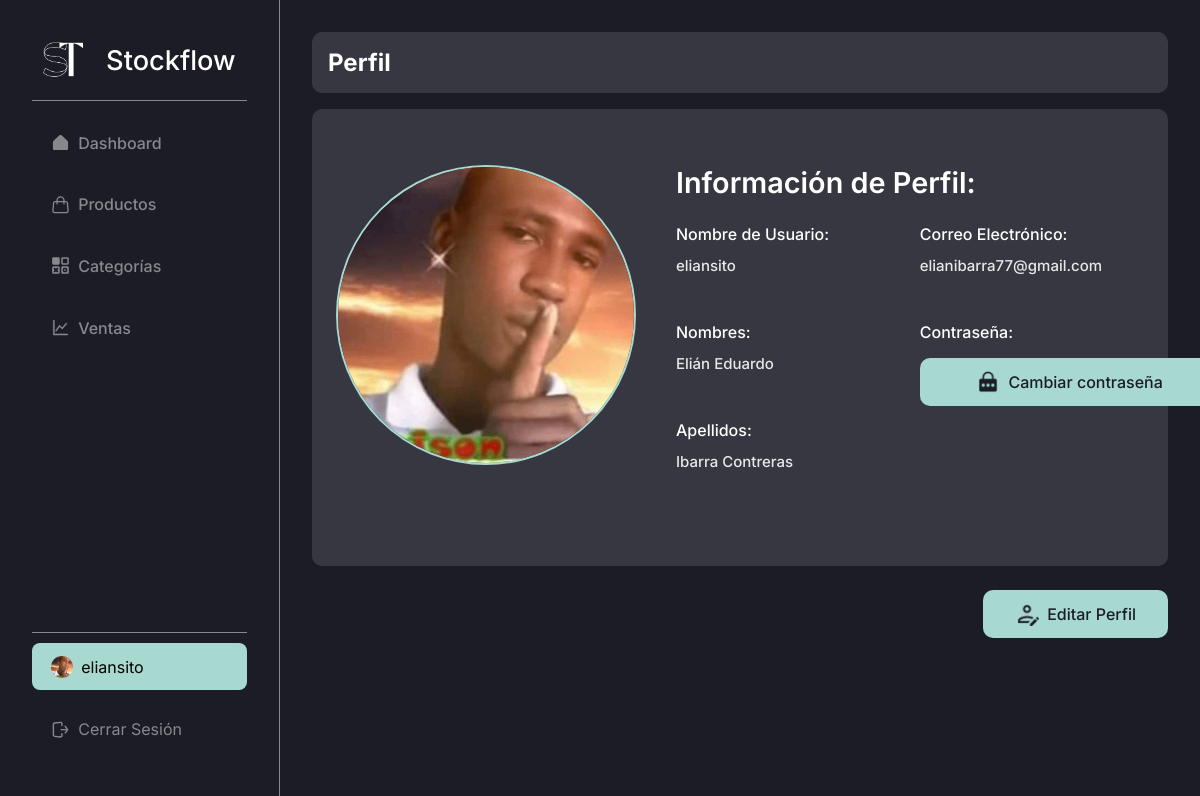
The app's page /admin/profile/ (signed in), older data.
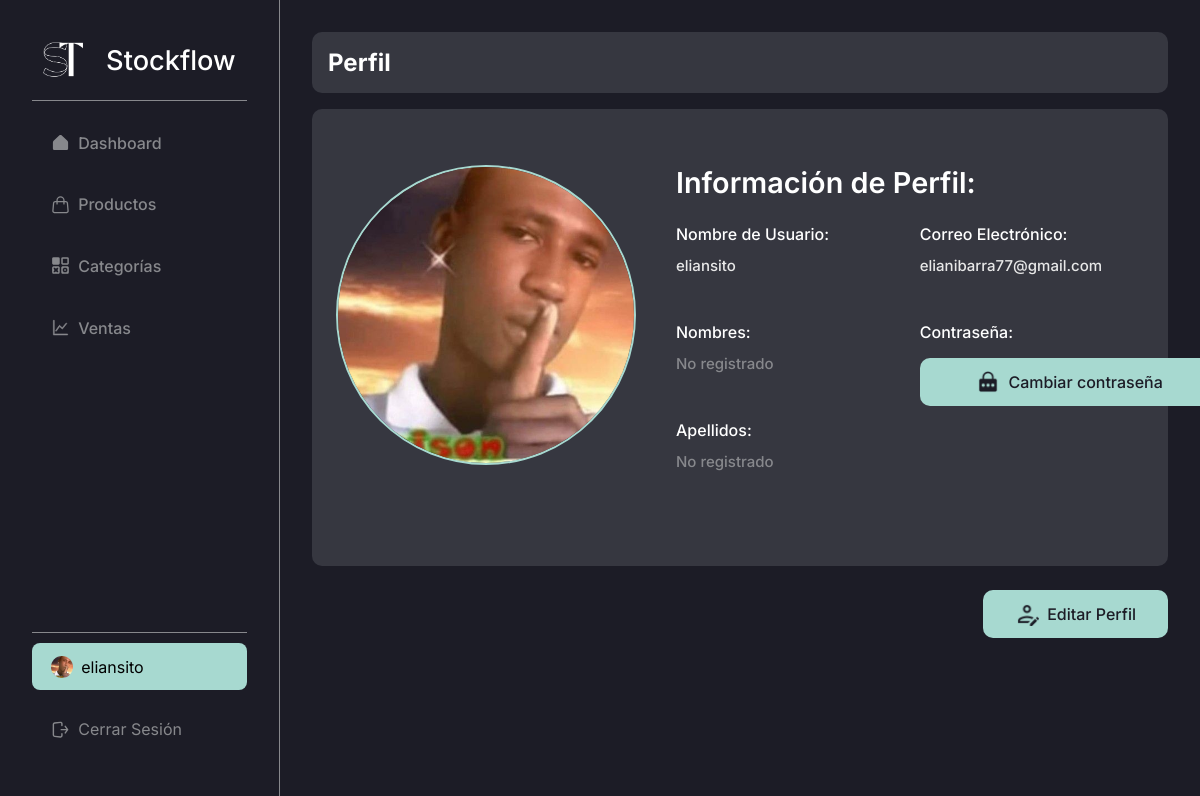
The same page, newer data.
### stockflow/models.py (models this page shows, shortened)
class User(db.Model):
    id = db.Column(db.Integer, primary_key = True) # Primary key
    email = db.Column(db.String(255), unique = True, nullable = False)
    username = db.Column(db.String(20), unique = True, nullable = False)
    names = db.Column(db.String(50), nullable = True, default="")
    last_names = db.Column(db.String(50), nullable = True, default="")
    password = db.Column(db.Text, nullable = False)
    profile_photo = db.Column(db.String(255), nullable=True, default="")

### stockflow/admin.py (the view)
@bp.route("/profile/")
@login_required
def profile():
    return render_template("modules/users/profile/index.html")

### stockflow/auth.py (called while the page is built)
def login_required(view):
    @functools.wraps(view)
    def wrapped_view(**kwargs):
        if g.user is None:
            message = "Debes iniciar sesión"
            flash(message)
            return redirect(url_for("auth.login"))
        return view(**kwargs)
    return wrapped_view

@bp.before_app_request # Execute the next function in every request, every page
def load_logged_in_user():
    user_id = session.get("user_id")
    if user_id is None:
        g.user = None
    else:
        g.user = User.query.get_or_404(user_id)

### stockflow/templates/modules/users/profile/index.html (shortened to what this page needs)
{% extends 'base-admin.html' %}
{% block content %}
    <head>
        <link rel="stylesheet" href="{{ url_for('static', filename='css/modules/profile.css') }}">
    </head>
    <div class="content-group inter bg-black-light">
        <h2 class="color-white inter">Perfil</h2>
    </div>
    {% if g.user %}
        <div class="form inter">
            <div class="content-group bg-black-light cont-profile">
                <div class="img-cont-group" style="margin-top: 2rem;">
                    {% if g.user.profile_photo %}
                        <img id="image-preview" src="{{ url_for('static', filename=g.user.profile_photo) }}" alt="{{ g.user.username }}">
                    {% else %}
                        <img id="image-preview" src="{{ url_for('static', filename='img/profile-photo-default-img.jpg') }}" alt="{{ g.user.username }}">
                    {% endif %}
                </div>
                <div class="text-cont-group">
                    <h1>Información de Perfil:</h1>
                    <div class="cont-profile-group">
                        <label for="name">Nombre de Usuario: </label>
                        {% if g.user.username %}
                            <h2 class="color-white-gray">{{ g.user.username }}</h2>
                        {% else %}
                            <h2 class="color-gray">No registrado</h2>
                        {% endif %}
                    </div>
                    <div class="cont-profile-group">
                        <label for="name">Nombres: </label>
                        {% if g.user.names %}
                            <h2 class="color-white-gray">{{ g.user.names }}</h2>
                        {% else %}
                            <h2 class="color-gray">No registrado</h2>
                        {% endif %}
                    </div>
                    <div class="cont-profile-group">
                        <label for="name">Apellidos: </label>
                        {% if g.user.last_names %}
                            <h2 class="color-white-gray">{{ g.user.last_names }}</h2>
                        {% else %}
                            <h2 class="color-gray">No registrado</h2>
                        {% endif %}
                    </div>
                </div>
                <div class="text-cont-group">
                    <div class="cont-profile-group">
                        <label for="name">Correo Electrónico: </label>
                        {% if g.user.email %}
                            <h2 class="color-white-gray">{{ g.user.email }}</h2>
                        {% else %}
                            <h2 class="color-gray">No registrado</h2>
                        {% endif %}
                    </div>
                    <div class="cont-profile-group">
                        <label for="name">Contraseña: </label>
                        <a href="#" class="btn-form color-black bg-turquese-light-blue inter btn-change-pass">
                            <img src="{{ url_for('static',  filename='img/icons/password.png') }}" alt="">
                            Cambiar contraseña
                        </a>
                    </div>
                </div>
            </div>
            <div class="btns-form inter" style="justify-content: flex-end;">
                <a href="{{ url_for('admin.update_user', id = g.user.id) }}" class="btn-form color-black bg-turquese-light-blue inter" type="submit">
                    <img src="{{ url_for('static', filename='img/icons/edit-profile.png') }}" alt="">
                    Editar Perfil
                </a>
            </div>
        </div>
    {% endif %}
{% endblock %}

### stockflow/templates/base-admin.html (shortened to what this page needs)
<!DOCTYPE html>
<html lang="es">
<head>
    <link rel="stylesheet" href="{{ url_for('static', filename='css/global.css') }}">
    <link rel="stylesheet" href="{{ url_for('static', filename='css/base.css') }}">
    <link rel="stylesheet" href="{{ url_for('static', filename='css/tables.css') }}">
    <link rel="stylesheet" href="{{ url_for('static', filename='css/search.css') }}">
    <link rel="stylesheet" href="{{ url_for('static', filename='css/form.css') }}">
</head>
<body>
    <aside class="side-bar inter bg-black br-gray-1">
        <section class="side-bar-main">
            <h1 class="inter">
                <a href="{{ url_for('admin.dashboard') }}" class="color-white">
                    <img src="{{ url_for('static', filename='img/logo.png') }}" alt="">
                    Stockflow
                </a>
            </h1>
            <br>
            <div class="side-bar-divider" />
            <nav class="side-nav-bar">
                <a
                    href="{{ url_for('admin.dashboard') }}"
                    class="item-side-nav-bar inter {% if request.endpoint == 'admin.dashboard' %}item-side-nav-bar--active{% endif %}"
                >
                    Dashboard
                </a>
                <a
                    href="{{ url_for('admin.products') }}"
                    class="item-side-nav-bar inter {% if request.endpoint == 'admin.products' %}item-side-nav-bar--active{% endif %}"
                >
                    Productos
                </a>
                <a
                    href="{{ url_for('admin.categories') }}"
                    class="item-side-nav-bar inter {% if request.endpoint == 'admin.categories' %}item-side-nav-bar--active{% endif %}"
                >
                    Categorías
                </a>
                <a
                    href="{{ url_for('admin.sales') }}"
                    class="item-side-nav-bar inter {% if request.endpoint == 'admin.sales' %}item-side-nav-bar--active{% endif %}"
                >
                    Ventas
                </a>
            </nav>
        </section>
        <footer class="side-bar-footer" style="flex-direction: column;">
            <a
                href="{{ url_for('admin.profile') }}"
                class="item-side-nav-bar inter {% if request.endpoint == 'admin.profile' %}item-side-nav-bar--active{% endif %}"
            >
                {% if g.user.profile_photo %}
                    <img src="{{ url_for('static', filename=g.user.profile_photo) }}" alt="" style="width: 22px; border-radius: 50%;">
                {% endif %}
                {{ g.user.username }}
            </a>
            <a href="{{ url_for('auth.logout') }}" class="item-side-nav-bar inter">
                Cerrar Sesión
            </a>
        </footer>
    </aside>
    <main class="page-content bg-black">
        {% block content %}{% endblock %}
    </main>
</body>
</html>

### stockflow/static/css/global.css (style rules this page uses)
* { box-sizing: border-box; padding: 0; margin: 0; }
body { display: flex; width: 100%; height: 100%; }
a { text-decoration: none; }
.page-content { display: flex; width: 100%; height: 100%; min-height: 100vh; margin-left: 280px; flex-direction: column; color: white; padding: 2rem; }
.content-group { display: flex; width: 100%; padding: 1rem; border-radius: 10px; }
.bg-black { background-color: #1C1C26; }
.bg-black-light { background-color: #363740; }
.bg-turquese-light-blue { background-color: #A7D9D0; }
.color-black { color: #1C1C26; }
.color-white { color: #FFF; }
.color-gray { color: #87888C; }
.color-white-gray { color: #E8E8E8; }
.inter { font-family: "Inter", sans-serif; font-optical-sizing: auto; font-style: normal; }
.br-gray-1 { border-right: 1px solid #87888C; }

### stockflow/static/css/base.css (style rules this page uses)
.side-bar { display: flex; position: fixed; z-index: 1; top: 0; left: 0; width: 280px; flex-direction: column; height: 100vh; padding: 2.5rem 2rem 2rem; justify-content: space-between; }
.side-bar h1 { text-align: center; font-weight: 500; }
.side-bar h1 a { display: flex; font-size: 2rem; align-items: center; justify-content: space-around; }
.side-bar h1 a img { width: 40px; height: 40px; }
.side-bar-main { display: flex; width: 100%; height: auto; flex-direction: column; }
.side-nav-bar { display: flex; width: 100%; height: auto; list-style: none; flex-direction: column; margin-top: 20px; }
.side-nav-bar a { font-weight: 500; }
.item-side-nav-bar, .item-side-nav-bar--active { display: flex; width: 100%; height: auto; padding: 1rem 1.5rem 1rem; border-radius: 8px; margin-bottom: 1rem; text-decoration: none; align-items: center; gap: 10px; }
.item-side-nav-bar { color: #87888C; }
.item-side-nav-bar--active { color: black; background-color: #A7D9D0; }
.item-side-nav-bar svg, .item-side-nav-bar--active svg { width: 20px; height: 20px; }
.item-side-nav-bar svg { color: #87888C !important; }
.side-bar-divider { display: flex; width: 100%; height: 1px; background-color: #87888C; }
.side-bar-footer { display: flex; width: 100%; min-height: 1px; border-top: 1px solid #87888C; align-items: center; justify-content: center; padding-top: 10px; }
@media screen and (max-width: 1440px) { .side-bar h1 a { font-size: 1.7rem; } }
@media screen and (max-width: 1440px) { .item-side-nav-bar, .item-side-nav-bar--active { padding: 0.8rem 1.2rem 0.8rem; gap: 8px; } }
@media screen and (max-width: 1440px) { .item-side-nav-bar svg, .item-side-nav-bar--active svg { width: 19px; height: 19px; } }

### stockflow/static/css/form.css (style rules this page uses)
.form { display: flex; width: 100%; margin-top: 1rem; flex-direction: column; }
.form h1 { font-size: 2rem; font-weight: 600; margin-bottom: 1.5rem; }
.btns-form { display: flex; width: 100%; height: auto; justify-content: space-between; margin-top: 1.5rem; }
.btn-form { display: flex; width: auto; height: auto; padding: 12px 2rem 12px; align-items: center; justify-content: center; border-radius: 10px; cursor: pointer; border: none; font-size: 16px; font-weight: 500; }
.btn-form img { width: 24px; height: 24px; margin-right: 8px; }
@media screen and (max-width: 1440px) { .form h1 { font-size: 1.8rem; } }

Row changes from the older to the newer data that the page shows:
changed User "eliansito": names "Elián Eduardo" → empty (drawn); last_names "Ibarra Contreras" → empty (drawn); user.names "Elián Eduardo" → (not shown); user.last_names "Ibarra Contreras" → (not shown)
Text that changed along with them:
text now shown: "No registrado No registrado"
